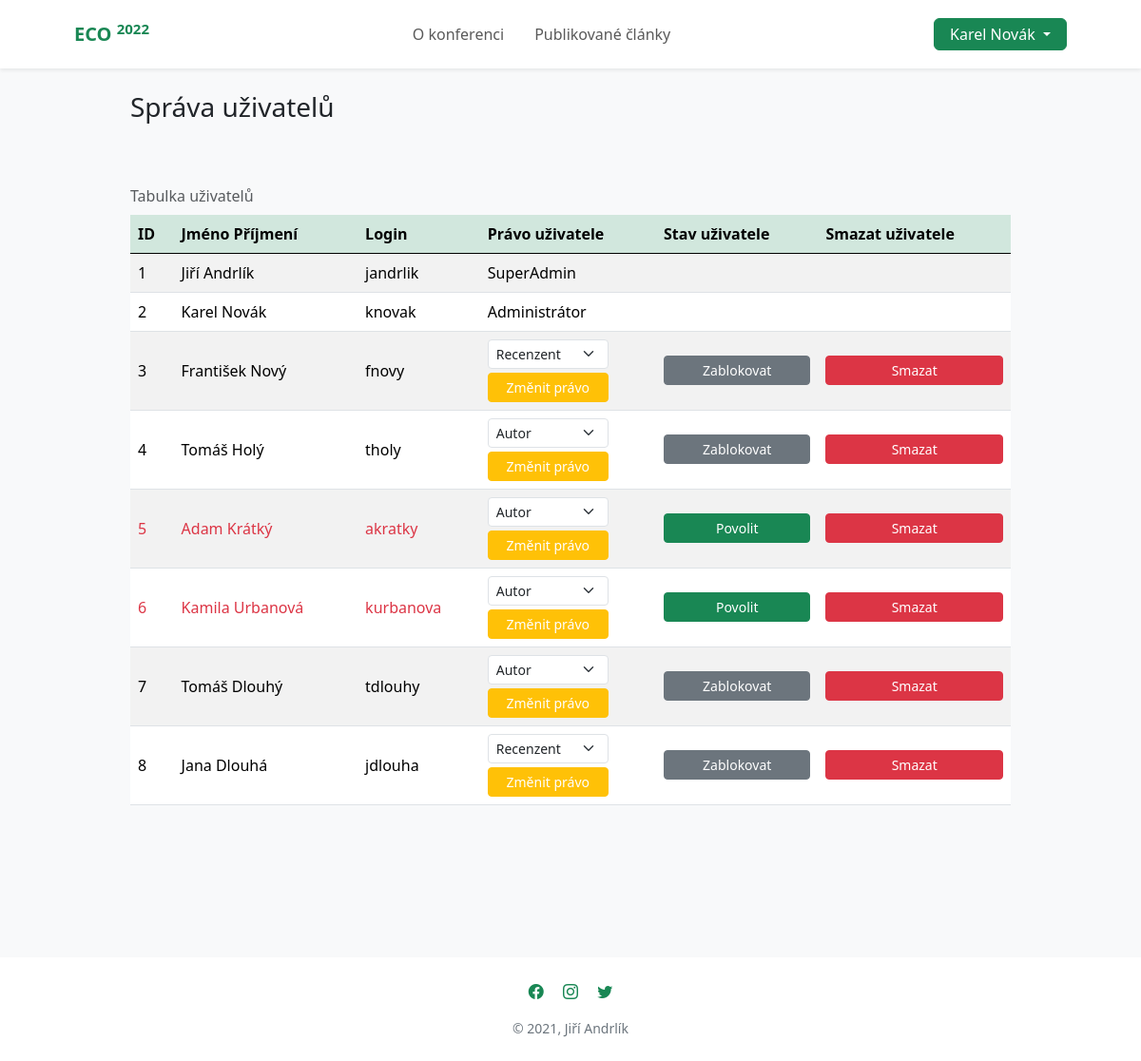
/index.php?page=sprava_uzivatelu (signed in), run on the app's committed database.
### tables this page shows
CREATE TABLE IF NOT EXISTS `jandrlik_uzivatele` (
  `id_uzivatel` INT NOT NULL AUTO_INCREMENT,
  `id_pravo` INT NOT NULL,
  `jmeno` VARCHAR(35) NOT NULL,
  `prijmeni` VARCHAR(35) NOT NULL,
  `login` VARCHAR(30) NOT NULL,
  `heslo` VARCHAR(200) NOT NULL,
  `email` VARCHAR(35) NOT NULL,
  `povolen` INT NOT NULL,
  PRIMARY KEY (`id_uzivatel`),
  INDEX `fk_jandrlik_uzivatele_jandrlik_prava_idx` (`id_pravo` ASC) ,
  UNIQUE INDEX `login_UNIQUE` (`login` ASC) ,
  CONSTRAINT `fk_jandrlik_uzivatele_jandrlik_prava`
    FOREIGN KEY (`id_pravo`)
    REFERENCES `jandrlik_prava` (`id_pravo`)
    ON DELETE NO ACTION
    ON UPDATE NO ACTION);

### app/ApplicationStart.class.php (called while the page is built, shortened)
<?php
class ApplicationStart
{
    public function appStart()
    {
        if (isset($_GET['page']) && array_key_exists($_GET['page'], WEB_PAGES)) {
            $pageKey = $_GET['page'];
        } else {
            $pageKey = DEFAULT_WEB_PAGE_KEY;
        }
        $pageInfo = WEB_PAGES[$pageKey];
        $controller = new $pageInfo["controller_class_name"];
        $tplData = $controller->show($pageInfo["title"]);
        $view = new $pageInfo["view_class_name"];
        $view->printTemplate($tplData, $pageInfo["template_type"]);
    }
}

### index.php (called while the page is built, shortened)
<?php
require_once("classAutoloader.inc.php");
$app = new ApplicationStart();
$app->appStart();

### app/models/Database.class.php (called while the page is built, shortened)
<?php
class Database
{
    private static $dbConnection;
    private $pdo;
    private function __construct()
    {
        try {
            $this->pdo = new PDO("mysql:host=".DB_SERVER."; dbname=".DB_NAME."", DB_USER, DB_PASSWORD);
            $this->pdo->exec("SET NAMES UTF8");
        } catch (PDOException $e) {
            print "Error!: " . $e->getMessage() . "<br/>";
            die();
        }
    }
    public static function getDBConnection(): Database
    {
        if (self::$dbConnection == null) {
            self::$dbConnection = new Database();
        }
        return self::$dbConnection;
    }
    private function executeQuery(string $query)
    {
        try {
            $result = $this->pdo->query($query);
            return $result;
        } catch (PDOException $e) {
            echo $e->getMessage();
            return null;
        }
    }
    public function selectFromTable($tableName, $columnsNames = "*", $whereStatement="", $orderByStatement=""):array
    {
        $query = "SELECT $columnsNames FROM $tableName"
            .((empty($whereStatement)) ? "" : " WHERE $whereStatement")
            .((empty($orderByStatement)) ? "" : " ORDER BY $orderByStatement");
        $result = $this->executeQuery($query);
        return $result->fetchAll(PDO::FETCH_ASSOC);
    }
    public function getAllUsers()
    {
        return $this->selectFromTable(TABLE_UZIVATELE, "*", "", "id_uzivatel");
    }
    public function getUserByID($id_uzivatel)
    {
        $user = $this->selectFromTable(TABLE_UZIVATELE, "*","id_uzivatel='$id_uzivatel'", "");
        if (empty($user)) {
            return null;
        } else {
            return $user[0];
        }
    }
}

### app/controllers/UserManagementController.class.php (called while the page is built, shortened)
<?php
class UserManagementController extends AController
{
    public function show(string $pageTitle): array
    {
        $tplData = [];
        if ($this->login->isUserLoggedIn()) {
            $tplData['isUserLoggedIn'] = true;
            $tplData['userData'] = $this->login->getLoggedUserData();
            $tplData['userRight'] = $this->db->getRightByID($tplData['userData']['id_pravo']);
        } else {
            $tplData['isUserLoggedIn'] = false;
        }
        $tplData['allUsers'] = $this->db->getAllUsers();
        $tplData['title'] = $pageTitle;
        return $tplData;
    }
}

### app/controllers/AController.class.php (called while the page is built, shortened)
<?php
abstract class AController implements IController
{
    public function __construct()
    {
        $this->db = Database::getDBConnection();
    }
}

### classAutoloader.inc.php (called while the page is built, shortened)
<?php
spl_autoload_register(function ($className) {
    $className = str_replace(BASE_NAMESPACE_NAME, BASE_APP_DIR_NAME, $className);
    $fileName = dirname(__FILE__)."\\".$className;
});
?>

### app/models/Login.class.php (called while the page is built, shortened)
<?php
class Login
{
    private $db;
    private $session;
    public function __construct()
    {
        $this->session = Session::getSession();
        $this->db = Database::getDBConnection();
    }
    public function isUserLoggedIn()
    {
        return $this->session->isSessionSet(self::SESSION_KEY);
    }
    public function getLoggedUserData()
    {
        if ($this->isUserLoggedIn()) {
            $userId = $this->session->readSession(self::SESSION_KEY);
            if ($userId == null) {
                echo "SERVER ERROR: Data prihlaseneho uzivatele nenalezena, a proto byl uživatel odhlášen";
                $this->logout();
                return null;
            } else {
                $userData = $this->db->getUserByID($userId);
                if (empty($userData)) {
                    echo "ERROR: Data přihlášeného uživatele se nenachází v DB, a proto byl uživatel odhlášen.";
                    $this->logout();
                    return null;
                } else {
                    return $userData;
                }
            }
        } else {
            return null;
        }
    }
}

### app/views/UserManagementTemplate.tpl.php (the view, shortened to what this page needs)
<?php
global $tplData;
if ($tplData['isUserLoggedIn'] == false) {
    echo "<br><br><div class='alert alert-warning text-center mt-5' role='alert'>Spravovat uživatele může jen přihlášený uživatel.</div>";
} else if ($tplData['isUserLoggedIn'] == true && $tplData['userData']['id_pravo'] > 2) {
    echo "<br><br><div class='alert alert-warning text-center mt-5' role='alert'>Spravovat uživatele může jen přihlášený uživatel s pravem alespoň Admin.</div>";
} else {
    ?>
    <section class="bg-light py-5">
        <div class="container py-5">
            <div class="row mb-5 justify-content-center">
                <div class="col-lg-10">
                    <h3 class="text-dark"><?php echo $tplData['title'] ?> </h3>
                </div>
            </div>
            <div class="row mb-5 justify-content-center">
                <div class="col-lg-10">
                    <div class="table-responsive">
                        <table class="table table-striped table-hover caption-top align-middle ">
                            <caption>Tabulka uživatelů</caption>
                            <thead class="table-success border-0">
                            <th>ID</th>
                            <th>Jméno Příjmení</th>
                            <th>Login</th>
                            <th>Právo uživatele</th>
                            <th>Stav uživatele</th>
                            <th>Smazat uživatele</th>
                            </thead>
                            <?php
                            $users = $tplData['allUsers'];
                            foreach ($users as $user) {
                                $tableRows = "
                                <tr>
                                    <td". ($user['povolen'] == '0' ? ' class="text-danger"' : '') .">$user[id_uzivatel]</td>
                                    <td". ($user['povolen'] == '0' ? ' class="text-danger"' : '') .">$user[jmeno] $user[prijmeni]</td>
                                    <td". ($user['povolen'] == '0' ? ' class="text-danger"' : '') .">$user[login]</td>
                                    ";
                                if ($tplData['userData']['id_pravo'] < $user['id_pravo']) {
                                    $tableRows .= "<td><form action='' method='post'>
                                            <select class='form-select form-select-sm w-75' name = 'pravo' >";
                                    $tableRows .= "
                                                <option value = 3" . ($user['id_pravo'] == '3' ? ' selected' : '') . ">Recenzent </option >
                                                <option value = 4" . ($user['id_pravo'] == '4' ? ' selected' : '') . ">Autor </option >
                                             </select >
                                             <input type='hidden' value='$user[id_uzivatel]' name='zmena_prava_id_uzivatel'>
                                             <button type='submit' class='mt-1 btn btn-warning  text-white btn-sm py-1 w-75' value='change'>Změnit právo</button>
                                        </form>
                                        </td>";
                                    $tableRows .=  "<td class=''>
                                            <form action='' method='post'>";
                                            if ($user['povolen'] == 1) {
                                                $tableRows .= "
                                                <input type='hidden' name='stav_id_uzivatel' value='$user[id_uzivatel]'>
                                                <input type='hidden' name='povolen' value='0'>
                                                <button type='submit' class='btn btn-secondary btn-sm text-white py-1 w-100'>Zablokovat</button>
                                                ";
                                            } else {
                                                $tableRows .= "
                                                <input type='hidden' name='stav_id_uzivatel' value='$user[id_uzivatel]'>
                                                <input type='hidden' name='povolen' value='1'>
                                                <button type='submit' class='btn btn-success btn-sm text-white py-1 w-100'>Povolit</button>
                                                ";
                                            }
                                    $tableRows .= "</form></td>";
                                    $tableRows .= "<td>
                                            <form action='' method='post'>
                                                <input type='hidden' name='smazat_id_uzivatel' value='$user[id_uzivatel]'>
                                                <button type='submit' class='btn btn-danger btn-sm text-white py-1 w-100'>Smazat</button>
                                            </form>
                                        </td>";
                                } else {
                                    switch ($user['id_pravo']) {
                                        case 1:
                                            $tableRows .= "<td>SuperAdmin</td>";
                                            break;
                                        case 2:
                                            $tableRows .= "<td>Administrátor</td>";
                                    }
                                    $tableRows .= "<td></td><td></td>";
                                }
                                $tableRows .= "</tr>";
                                echo $tableRows;
                            }
                            ?>
                        </table>
                    </div>
                </div>
            </div>
        </div>
    </section>
    <?php
}

### app/views/TemplateBasics.class.php (shortened to what this page needs)
<?php
class TemplateBasics implements IView
{
    public function printTemplate(array $templateData, string $pageType = self::PAGE_INTRODUCTION)
    {
        $this->getHTMLHead($templateData['title']);
        $this->getHTMLNav($templateData);
        $tplData = $templateData;
        require_once($pageType);
        $this->getHTMLFooter();
    }
    private function getHTMLHead(string $pageTitle)
    {
        ?>
        <!DOCTYPE html>
        <html lang="cs">
        <head>
            <link rel="stylesheet" href="node_modules/bootstrap/dist/css/bootstrap.css">
            <link rel="stylesheet" href="node_modules/bootstrap-icons/font/bootstrap-icons.css">
            <link rel="stylesheet" type="text/css" href="public/css/styly.css">
        </head>
        <?php
    }
private function getHTMLNav(array $tplData)
{
    ?>
<body data-bs-spy="scroll" data-bs-target="#navigace">
    <nav id="navigace" class="navbar navbar-expand-lg navbar-light bg-white fixed-top py-3 shadow-sm">
        <div class="container px-5">
                <span class="navbar-brand text-success fw-bold">
                    ECO <sup>2022</sup>
                </span>
            <div class="collapse navbar-collapse" id="navbarTogglerDemo02">
                <ul class="navbar-nav m-auto ">
                    <?php
                    foreach (WEB_PAGES as $key => $pageInfo) {
                        if ($key == "uvod" or $key == "publikovane_clanky") {
                            echo "<li class='nav-item me-3'>
                                        <a class='nav-link' href='index.php?page=$key'>$pageInfo[title]</a>
                                      </li>";
                        }
                    }
                    ?>
                </ul>
                <?php
                if ($tplData['isUserLoggedIn'] == false) {
                    foreach (WEB_PAGES as $key => $pageInfo) {
                        if ($key == "login") {
                            echo "<a class='btn btn-success px-3 py-1 me-2' href='index.php?page=$key'>$pageInfo[title]</a>";
                        } else if ($key == "registrace") {
                            echo "<a class='btn btn-outline-success px-3 py-1' href='index.php?page=$key'>$pageInfo[title]</a>";
                        }
                    }
                } else {
                    ?>
                    <div class="dropdown">
                        <button class="btn btn-success dropdown-toggle px-3 py-1" type="button" id="dropdownMenuButton1"
                                data-bs-toggle="dropdown" aria-expanded="false">
                            <?php echo $tplData['userData']['jmeno'] . " " . $tplData['userData']['prijmeni'] ?>
                        </button>
                    </div>
                    <?php
                }
                ?>
            </div>
        </div>
    </nav>
    <?php
}
    private function getHTMLFooter()
    {
        ?>
        <footer class="pt-4 pb-2 bg-white bg-gradient">
            <div class="container px-5 text-center">
                <div class="pb-3">
                    <a href="https://www.facebook.com/" target="_blank" class="text-decoration-none text-success me-3">
                        <i
                                class="bi bi-facebook"></i> </a>
                    <a href="https://www.instagram.com/" target="_blank" class="text-decoration-none text-success me-3">
                        <i
                                class="bi bi-instagram"></i> </a>
                    <a href="https://www.twitter.com/" target="_blank" class="text-decoration-none text-success "> <i
                                class="bi bi-twitter"></i> </a>
                </div>
                <div class="small text-secondary">
                    <p>&copy; 2021, Jiří Andrlík</p>
                </div>
            </div>
        </footer>
        </body>
        </html>
        <?php
    }
}

### public/css/styly.css (style rules this page uses)
body { position: relative; }
section { position: relative; }

### data on the page
jandrlik_uzivatele: jmeno "Karel", prijmeni "Novák", id_uzivatel "2", login "knovak", shows "Administrátor"
jandrlik_uzivatele: id_uzivatel "1", jmeno "Jiří", prijmeni "Andrlík", login "jandrlik", shows "SuperAdmin"
jandrlik_uzivatele: id_uzivatel "3", jmeno "František", prijmeni "Nový", login "fnovy", pravo "Recenzent"
jandrlik_uzivatele: id_uzivatel "4", jmeno "Tomáš", prijmeni "Holý", login "tholy", pravo "Autor"
jandrlik_uzivatele: id_uzivatel "5", jmeno "Adam", prijmeni "Krátký", login "akratky", pravo "Autor"
jandrlik_uzivatele: id_uzivatel "6", jmeno "Kamila", prijmeni "Urbanová", login "kurbanova", pravo "Autor"
jandrlik_uzivatele: id_uzivatel "7", jmeno "Tomáš", prijmeni "Dlouhý", login "tdlouhy", pravo "Autor"
jandrlik_uzivatele: id_uzivatel "8", jmeno "Jana", prijmeni "Dlouhá", login "jdlouha", pravo "Recenzent"

### other printed values
$pageInfo[title] "O konferenci"
$pageInfo[title] "Publikované články"
$tplData['title'] "Správa uživatelů"
